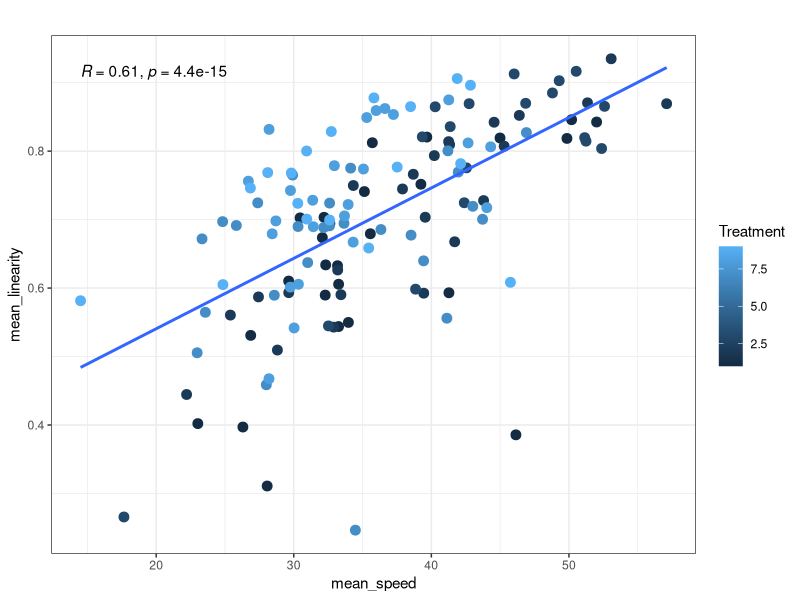
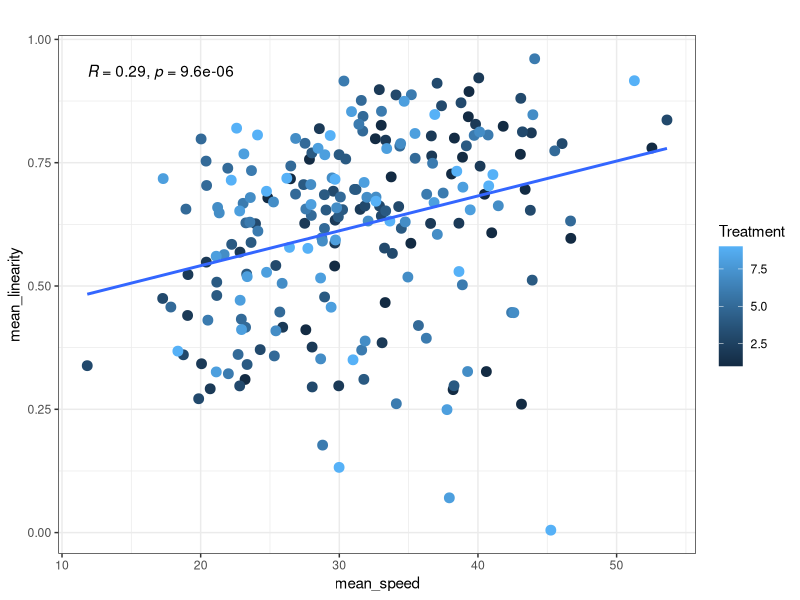
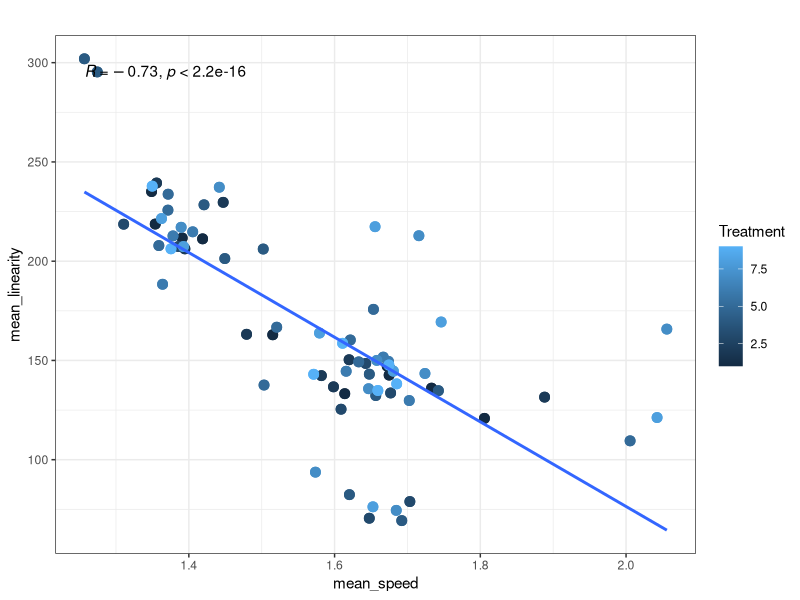
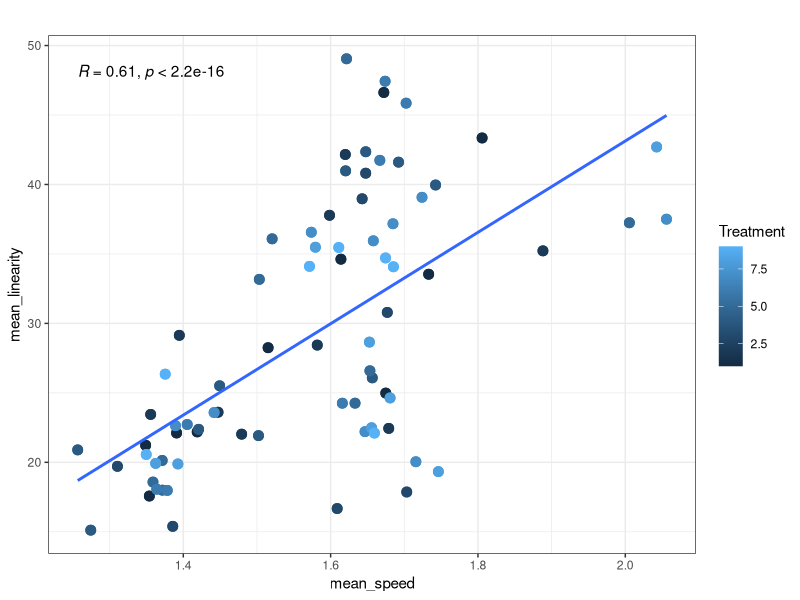
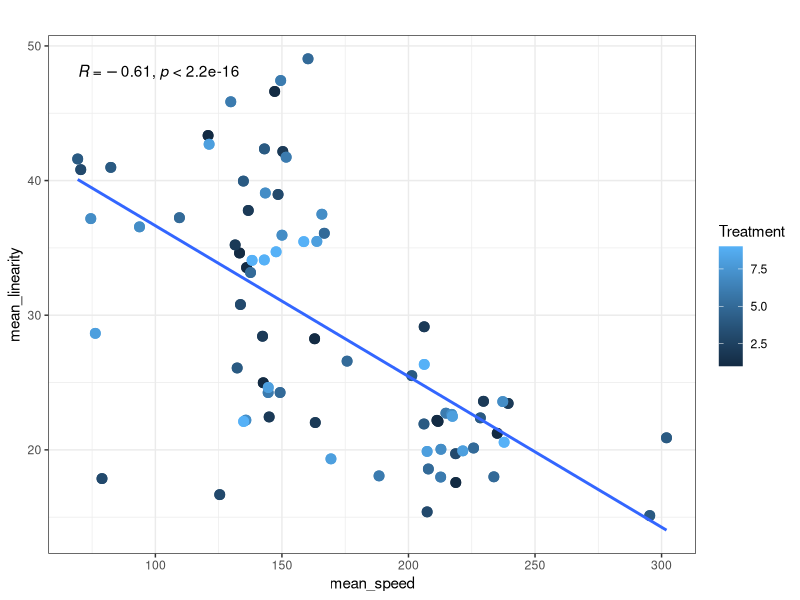
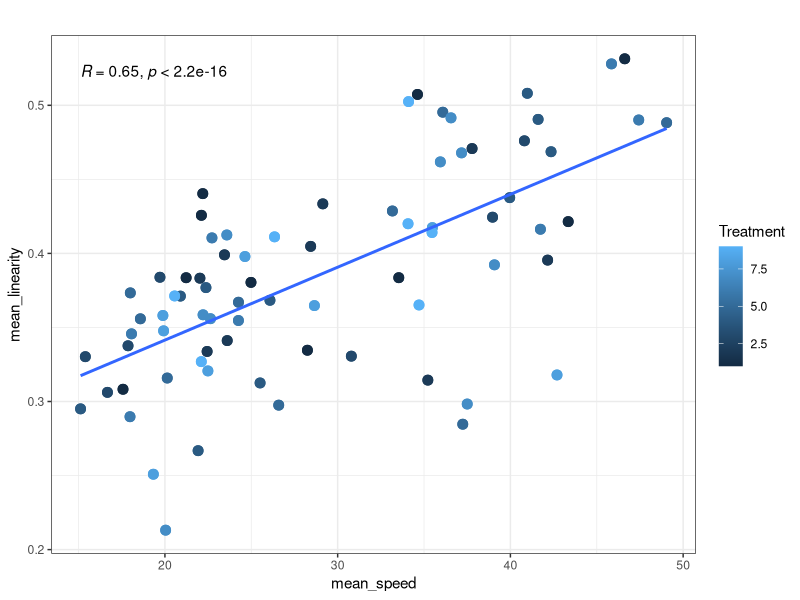
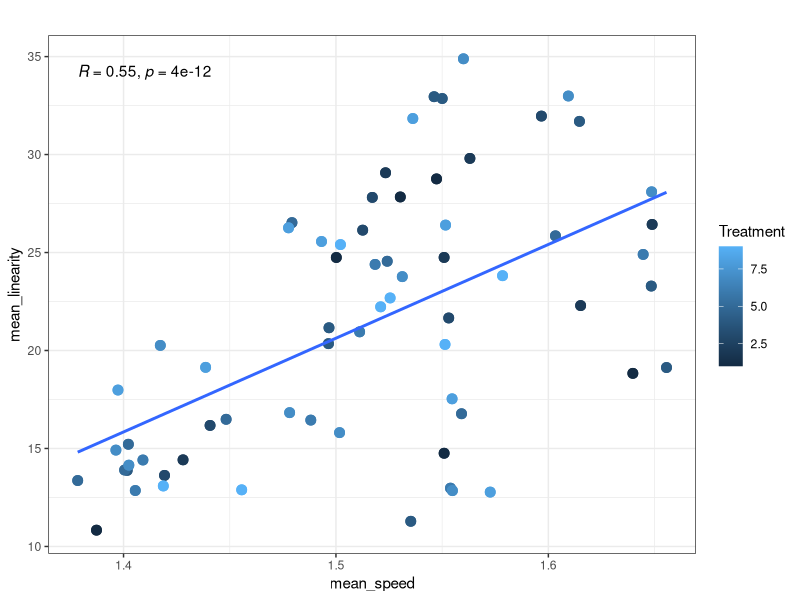
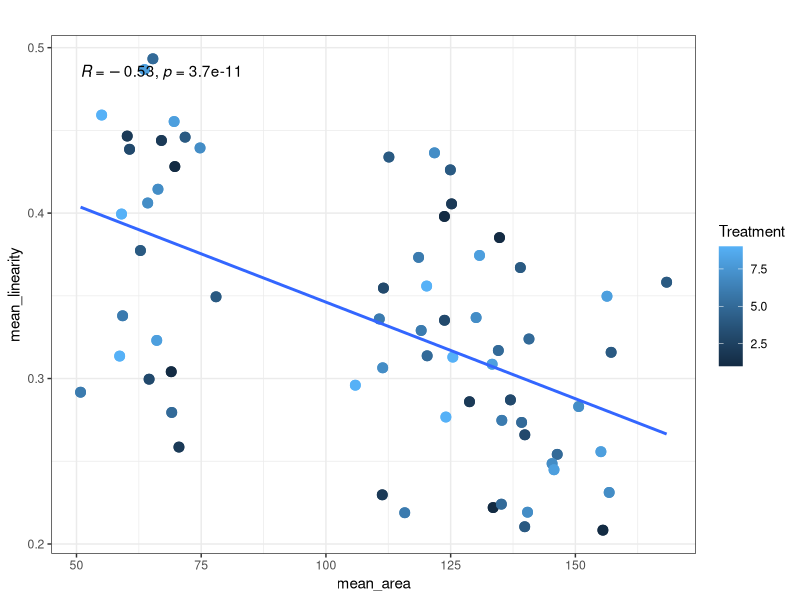

These charts were generated, in order, by the following R code:
Root_Path <- 'C:/zhao088/Desk20210304/Manuscript.eco-evo/ciliates'
OPath <- paste(Root_Path,sep='')
setwd(OPath)

library("scales")
library('tidyverse') 
library("lme4")
library("lmerTest")
library("nlme")

data <- read.csv('DIVERCE_TdB_Ciliates_Traits.csv')
head(data)
unique(data$ID_spec)

# part 1.1 #
# mean trait correlation,Spiro_C
data2 <-subset(data,ID_spec=="Spiro_C")

cor(data2$mean_ar, data2$mean_area, method = c("pearson"))  #-0.4396676
cor(data2$mean_ar, data2$mean_speed, method = c("pearson")) #0.277062
cor(data2$mean_ar, data2$mean_linearity, method = c("pearson")) #0.04867956

cor(data2$mean_area, data2$mean_speed, method = c("pearson")) #0.3048742
cor(data2$mean_area, data2$mean_linearity, method = c("pearson")) #0.3357897

cor(data2$mean_speed, data2$mean_linearity, method = c("pearson")) #0.6075996
a2<-summary(lm(data2$mean_linearity~data2$mean_speed))
a2

#
library("ggpubr")
library("ggplot2")
a<-ggscatter(data2, x = "mean_speed", y = "mean_linearity", color = "Treatment",
             shape = 19, size=3,
             add = "reg.line", conf.int = FALSE,
             cor.coef = TRUE, cor.method = "pearson",
             title= "",  
             xlab = "mean_speed", ylab = "mean_linearity"
)

a+theme_bw()+
  #geom_abline(intercept =a2$coefficients[1,1], slope = a2$coefficients[2,1], color="black", linetype="solid", size=1)+
  theme(plot.title = element_text(hjust = 0.5,size=15), legend.position='right')
  #geom_ab



# part 1.2 #
# mean trait correlation,Spiro_D
unique(data$ID_spec)
data2 <-subset(data,ID_spec=="Spiro_D")

cor(data2$mean_ar, data2$mean_area, method = c("pearson"))  #
cor(data2$mean_ar, data2$mean_speed, method = c("pearson")) #
cor(data2$mean_ar, data2$mean_linearity, method = c("pearson")) #

cor(data2$mean_area, data2$mean_speed, method = c("pearson")) #
cor(data2$mean_area, data2$mean_linearity, method = c("pearson")) #

cor(data2$mean_speed, data2$mean_linearity, method = c("pearson")) #0.2919668
a2<-summary(lm(data2$mean_linearity~data2$mean_speed))
a2

#
library("ggpubr")
library("ggplot2")
a<-ggscatter(data2, x = "mean_speed", y = "mean_linearity", color = "Treatment",
             shape = 19, size=3,
             add = "reg.line", conf.int = FALSE,
             cor.coef = TRUE, cor.method = "pearson",
             title= "",  
             xlab = "mean_speed", ylab = "mean_linearity"
)

a+theme_bw()+
  #geom_abline(intercept =a2$coefficients[1,1], slope = a2$coefficients[2,1], color="black", linetype="solid", size=1)+
  theme(plot.title = element_text(hjust = 0.5,size=15), legend.position='right')
#geom_ab



# part 1.3 #
# mean trait correlation,Tetra_1
unique(data$ID_spec)
data2 <-subset(data,ID_spec=="Tetra_1")

cor(data2$mean_ar, data2$mean_area, method = c("pearson"))  #-0.728053
cor(data2$mean_ar, data2$mean_speed, method = c("pearson")) #0.6130398
cor(data2$mean_ar, data2$mean_linearity, method = c("pearson")) #

cor(data2$mean_area, data2$mean_speed, method = c("pearson")) #-0.6111685
cor(data2$mean_area, data2$mean_linearity, method = c("pearson")) #

cor(data2$mean_speed, data2$mean_linearity, method = c("pearson")) #0.6492907
a2<-summary(lm(data2$mean_linearity~data2$mean_speed))
a2





# mean_ar VS mean_area
library("ggpubr")
library("ggplot2")
a<-ggscatter(data2, x = "mean_ar", y = "mean_area", color = "Treatment",
             shape = 19, size=3,
             add = "reg.line", conf.int = FALSE,
             cor.coef = TRUE, cor.method = "pearson",
             title= "",  
             xlab = "mean_speed", ylab = "mean_linearity"
)

a+theme_bw()+
   theme(plot.title = element_text(hjust = 0.5,size=15), legend.position='right')

# mean_ar VS mean_speed
library("ggpubr")
library("ggplot2")
a<-ggscatter(data2, x = "mean_ar", y = "mean_speed", color = "Treatment",
             shape = 19, size=3,
             add = "reg.line", conf.int = FALSE,
             cor.coef = TRUE, cor.method = "pearson",
             title= "",  
             xlab = "mean_speed", ylab = "mean_linearity"
)

a+theme_bw()+
  theme(plot.title = element_text(hjust = 0.5,size=15), legend.position='right')

# mean_area VS mean_speed
library("ggpubr")
library("ggplot2")
a<-ggscatter(data2, x = "mean_area", y = "mean_speed", color = "Treatment",
             shape = 19, size=3,
             add = "reg.line", conf.int = FALSE,
             cor.coef = TRUE, cor.method = "pearson",
             title= "",  
             xlab = "mean_speed", ylab = "mean_linearity"
)

a+theme_bw()+
  theme(plot.title = element_text(hjust = 0.5,size=15), legend.position='right')


# mean_speed VS mean_linearity
library("ggpubr")
library("ggplot2")
a<-ggscatter(data2, x = "mean_speed", y = "mean_linearity", color = "Treatment",
             shape = 19, size=3,
             add = "reg.line", conf.int = FALSE,
             cor.coef = TRUE, cor.method = "pearson",
             title= "",  
             xlab = "mean_speed", ylab = "mean_linearity"
)

a+theme_bw()+
 theme(plot.title = element_text(hjust = 0.5,size=15), legend.position='right')



# part 1.4 #
# mean trait correlation,Tetra_2
unique(data$ID_spec)
data2 <-subset(data,ID_spec=="Tetra_2")

cor(data2$mean_ar, data2$mean_area, method = c("pearson"))  #
cor(data2$mean_ar, data2$mean_speed, method = c("pearson")) #0.5534801
cor(data2$mean_ar, data2$mean_linearity, method = c("pearson")) #

cor(data2$mean_area, data2$mean_speed, method = c("pearson")) #
cor(data2$mean_area, data2$mean_linearity, method = c("pearson")) #-0.5321342

cor(data2$mean_speed, data2$mean_linearity, method = c("pearson")) #0.6031208
a2<-summary(lm(data2$mean_linearity~data2$mean_speed))
a2


# mean_ar VS mean_speed
library("ggpubr")
library("ggplot2")
a<-ggscatter(data2, x = "mean_ar", y = "mean_speed", color = "Treatment",
             shape = 19, size=3,
             add = "reg.line", conf.int = FALSE,
             cor.coef = TRUE, cor.method = "pearson",
             title= "",  
             xlab = "mean_speed", ylab = "mean_linearity"
)

a+theme_bw()+
  theme(plot.title = element_text(hjust = 0.5,size=15), legend.position='right')

# mean_area VS mean_linearity
library("ggpubr")
library("ggplot2")
a<-ggscatter(data2, x = "mean_area", y = "mean_linearity", color = "Treatment",
             shape = 19, size=3,
             add = "reg.line", conf.int = FALSE,
             cor.coef = TRUE, cor.method = "pearson",
             title= "",  
             xlab = "mean_area", ylab = "mean_linearity"
)

a+theme_bw()+
  theme(plot.title = element_text(hjust = 0.5,size=15), legend.position='right')


# mean_speed VS mean_linearity
library("ggpubr")
library("ggplot2")
a<-ggscatter(data2, x = "mean_speed", y = "mean_linearity", color = "Treatment",
             shape = 19, size=3,
             add = "reg.line", conf.int = FALSE,
             cor.coef = TRUE, cor.method = "pearson",
             title= "",  
             xlab = "mean_speed", ylab = "mean_linearity"
)

a+theme_bw()+
  theme(plot.title = element_text(hjust = 0.5,size=15), legend.position='right')




# part 1.5 #
# mean trait correlation,Para_4
unique(data$ID_spec)
data2 <-subset(data,ID_spec=="Para_4")

cor(data2$mean_ar, data2$mean_area, method = c("pearson"))  #
cor(data2$mean_ar, data2$mean_speed, method = c("pearson")) #
cor(data2$mean_ar, data2$mean_linearity, method = c("pearson")) #

cor(data2$mean_area, data2$mean_speed, method = c("pearson")) #
cor(data2$mean_area, data2$mean_linearity, method = c("pearson")) #

cor(data2$mean_speed, data2$mean_linearity, method = c("pearson")) #0.5464877
a2<-summary(lm(data2$mean_linearity~data2$mean_speed))
a2


# mean_speed VS mean_linearity
library("ggpubr")
library("ggplot2")
a<-ggscatter(data2, x = "mean_speed", y = "mean_linearity", color = "Treatment",
             shape = 19, size=3,
             add = "reg.line", conf.int = FALSE,
             cor.coef = TRUE, cor.method = "pearson",
             title= "",  
             xlab = "mean_speed", ylab = "mean_linearity"
)

a+theme_bw()+
  theme(plot.title = element_text(hjust = 0.5,size=15), legend.position='right')
